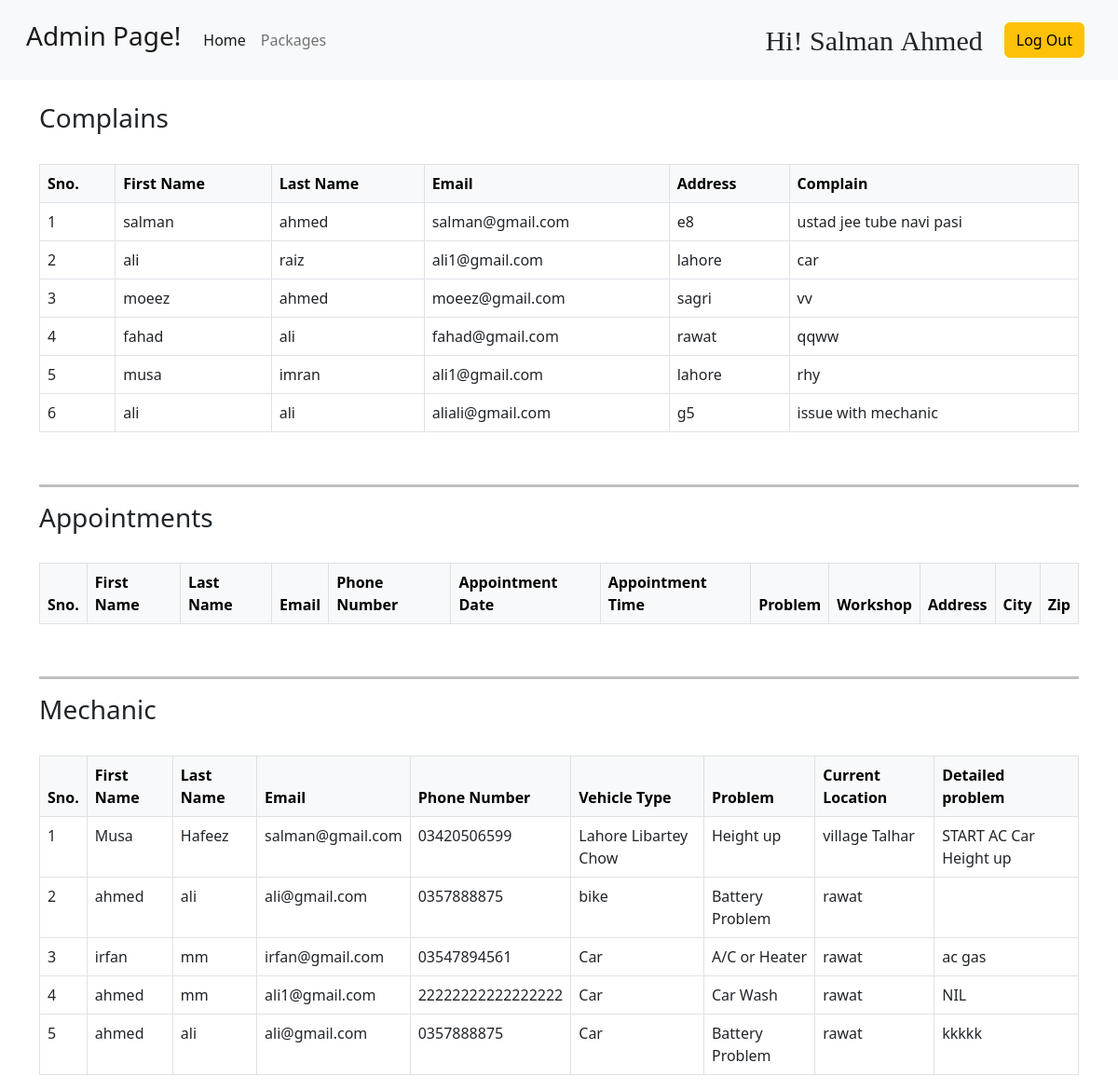
Page /admin.php (signed in) on the committed database.
### tables this page shows
CREATE TABLE `complain` (
  `Sno` int(3) NOT NULL,
  `Fname` varchar(30) NOT NULL,
  `Lname` varchar(30) NOT NULL,
  `Email` varchar(30) NOT NULL,
  `Address` varchar(40) NOT NULL,
  `CompForm` varchar(80) NOT NULL,
  `Date/Time` datetime NOT NULL DEFAULT current_timestamp()
);

CREATE TABLE `machanic` (
  `Sno` int(2) NOT NULL,
  `Fname` varchar(30) NOT NULL,
  `Lname` varchar(30) NOT NULL,
  `Email` varchar(30) NOT NULL,
  `Pnumber` varchar(20) NOT NULL,
  `Choose a vehicle` varchar(20) NOT NULL,
  `Choose a Problem` varchar(20) NOT NULL,
  `Current Location` varchar(50) NOT NULL,
  `Problem Detail` varchar(80) NOT NULL,
  `Date/Time` datetime NOT NULL DEFAULT current_timestamp() ON UPDATE current_timestamp()
);

### AdminConnection.php (called while the page is built, shortened)
<?php
include_once('connection.php');
$complain = "SELECT * FROM complain";
$result_complain = mysqli_query($conn, $complain);
$mechanic = "SELECT * FROM machanic";
$result_mechanic = mysqli_query($conn, $mechanic);
?>

### admin.php (the view, shortened to what this page needs)
<?php
include_once('AdminConnection.php');
if(isset($_SESSION['logPassword'])){
?>
<!doctype html>
<html lang="en">
  <head>
    <link href="https://cdn.jsdelivr.net/npm/bootstrap@5.2.0-beta1/dist/css/bootstrap.min.css" rel="stylesheet">
	  <link href="font_Footer.css" rel="stylesheet" type="text/css">
  </head>
  <body>
	 <nav class="navbar navbar-expand-lg bg-light p-3 ">
  <div class="container-fluid">
    <div  class="navbar-brand" >
<h3> Admin Page!</h3>
	  </div>
    <div class="collapse navbar-collapse" id="navbarSupportedContent">
      <ul class="navbar-nav me-auto mb-2 mb-lg-0">
			  <li class="nav-item">
          <a class="nav-link active" href="admin.php">Home</a>
        </li>
		   <li class="nav-item">
          <a href="Admin packges display.php" class="nav-link ">Packages</a>
       		   </li>
      </ul>
<?php if ( isset( $_SESSION['fname'])){ ?>
		<div class="fname nav1" >Hi!&nbsp;<?php echo $_SESSION['fname'];?> &nbsp; </div>
		<?php } ?>
	<form action="session destroy.php" method="post">
      <button class="btn btn-warning m-2" type="submit" id="signout" name="signout">Log Out</button>
       </form>
    </div>
  </div>
</nav>
	  <div class="container">
	  <br>
	 <h3>Complains</h3>
  	<br>
		  <div class="table-responsive">
	<table class="table table-hover table-bordered">
      <tr>
		   <thead class="table-light">
      <th scope="col">Sno.</th>
      <th scope="col">First Name</th>
      <th scope="col">Last Name</th>
      <th scope="col">Email</th>
      <th scope="col">Address</th>
      <th scope="col">Complain</th>
			   </thead>
    </tr>
<?php $sno=0; while($row_complain = mysqli_fetch_assoc($result_complain)) { $sno = $sno +1 ;?>
    <tr>
      <td><?php echo $sno;?></td>
      <td><?php echo $row_complain['Fname'];?></td>
      <td><?php echo $row_complain['Lname'];?></td>
      <td><?php echo $row_complain['Email'];?></td>
      <td><?php echo $row_complain['Address'];?></td>
      <td><?php echo $row_complain['CompForm'];?></td>
    </tr>
<?php }
		 ?>
</table>
	</div>
	   <br>
		  <hr>
	 <h3>Appointments</h3>
	  <br>
		  <div class="table-responsive">
	<table class="table table-hover table-bordered ">
      <tr>
		   <thead class="table-light">
      <th scope="col">Sno.</th>
      <th scope="col">First Name</th>
      <th scope="col">Last Name</th>
      <th scope="col">Email</th>
      <th scope="col">Phone Number</th>
      <th scope="col">Appointment Date</th>
      <th scope="col">Appointment Time</th>
      <th scope="col">Problem</th>
      <th scope="col">Workshop</th>
      <th scope="col">Address</th>
      <th scope="col">City </th>
      <th scope="col">Zip </th>
			   </thead>
    </tr>
</table>
	</div>
	   <br>
		  <hr>
	 <h3>Mechanic </h3>
	  <br>
	    <div class="table-responsive">
	<table class="table table-hover table-bordered ">
      <tr>
		   <thead class="table-light">
      <th scope="col">Sno.</th>
      <th scope="col">First Name</th>
      <th scope="col">Last Name</th>
      <th scope="col">Email</th>
      <th scope="col">Phone Number</th>
      <th scope="col">Vehicle Type</th>
	  <th scope="col">Problem</th>
      <th scope="col">Current Location</th>
      <th scope="col">Detailed problem </th>
			   </thead>
    </tr>
<?php $sno=0;while($row_mechanic = mysqli_fetch_assoc($result_mechanic)) { $sno = $sno +1?>
    <tr>
      <td><?php echo $sno;?></td>
      <td><?php echo $row_mechanic['Fname'];?></td>
      <td><?php echo $row_mechanic['Lname'];?></td>
      <td><?php echo $row_mechanic['Email'];?></td>
      <td><?php echo $row_mechanic['Pnumber'];?></td>
      <td><?php echo $row_mechanic['Choose a vehicle'];?></td>
      <td><?php echo $row_mechanic['Choose a Problem'];?></td>
      <td><?php echo $row_mechanic['Current Location'];?></td>
      <td><?php echo $row_mechanic['Problem Detail'];?></td>
    </tr>
<?php } ?>
</table>
	</div>
	</div>
  </body>
</html>
<?php
	}
else{
	header("location: login.php");
}
?>

### admin.php (style rules this page uses)
hr { border-top: 3px solid black; }

### rows in the picture
complain: Fname "salman", Lname "ahmed", Email "salman@gmail.com", Address "e8", CompForm "ustad jee tube navi pasi"
complain: Fname "ali", Lname "raiz", Email "ali1@gmail.com", Address "lahore", CompForm "car"
complain: Fname "moeez", Lname "ahmed", Email "moeez@gmail.com", Address "sagri", CompForm "vv"
complain: Fname "fahad", Lname "ali", Email "fahad@gmail.com", Address "rawat", CompForm "qqww"
complain: Fname "musa", Lname "imran", Email "ali1@gmail.com", Address "lahore", CompForm "rhy"
complain: Fname "ali", Lname "ali", Email "aliali@gmail.com", Address "g5", CompForm "issue with mechanic"
machanic: Fname "Musa", Lname "Hafeez", Email "salman@gmail.com", Pnumber "03420506599", Choose a vehicle "Lahore Libartey Chow", Choose a Problem "Height up", Current Location "village Talhar", Problem Detail "START AC Car Height up"
machanic: Fname "ahmed", Lname "ali", Email "ali@gmail.com", Pnumber "0357888875", Choose a vehicle "bike", Choose a Problem "Battery Problem", Current Location "rawat"
machanic: Fname "irfan", Lname "mm", Email "irfan@gmail.com", Pnumber "03547894561", Choose a vehicle "Car", Choose a Problem "A/C or Heater", Current Location "rawat", Problem Detail "ac gas"
machanic: Fname "ahmed", Lname "mm", Email "ali1@gmail.com", Pnumber "22222222222222222", Choose a vehicle "Car", Choose a Problem "Car Wash", Current Location "rawat", Problem Detail "NIL"
machanic: Fname "ahmed", Lname "ali", Email "ali@gmail.com", Pnumber "0357888875", Choose a vehicle "Car", Choose a Problem "Battery Problem", Current Location "rawat", Problem Detail "kkkkk"

### other values in the picture
$_SESSION['fname'] "Salman Ahmed"
